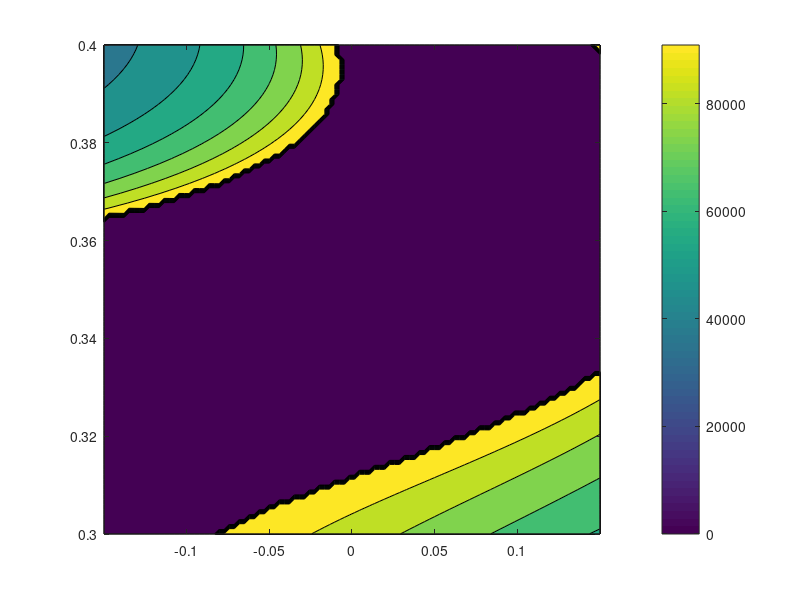
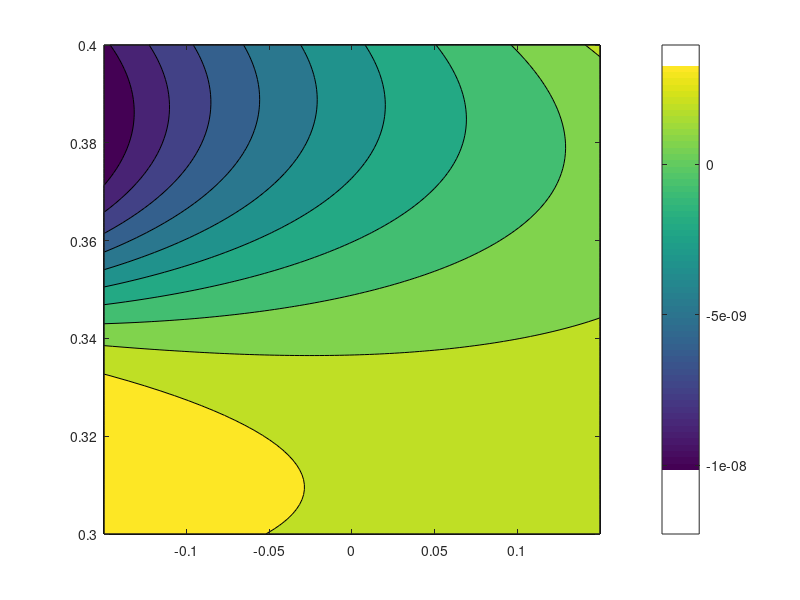

Source code (MATLAB) for these figures, in order: (Note: a time limit stopped this script after it produced the figures.)
d = 0.09;
l = 0.25;
m = 2.9;
me = 0.36;
pv = 0.02;
Jv = 6.4e-06;
J = 5.22e-02;
xs = linspace(-0.15,0.15,100);
ys = linspace(0.3,0.4,100);
xp = 0.06;
yp = 0.06;
Mfin = zeros(200);
Mnorm = zeros(100);
Determinante = zeros(100);
xpp = 0.2;
ypp = 0.2;

fv = 1;
hv = 1;
for i = 1:100
     hv = 1;
    for j = 1:100
        
x = xs(i);
y = ys(j);

p = 2*d*l + 2*x*l;
e = 2*y*l;
f = x^2 + d^2 + y^2 + 2*x*d;
a = -2*d*l + 2*x*l;
b = +2*y*l;
c = x^2 + d^2 + y^2 - 2*x*d;

theta1 = 2*atan2(e + sqrt(p^2 + e^2 -f^2), p +f);
theta2 = 2*atan2(b - sqrt(a^2 + b^2 -c^2), a +c);
   if (theta2) < -deg2rad(200)
       theta2 = theta2 + 2*pi;
   end           
   
   N21 = -l*sin(theta1)*(x+d-l*cos(theta1)) + l*cos(theta1)*(y-l*sin(theta1));

N22 = -l*cos(theta2)*(y-l*sin(theta2))*(x+d-l*cos(theta1))/(x-d-l*cos(theta2)) + l*sin(theta2)*(x+d-l*cos(theta1));

D2 = y-l*sin(theta1) - (y-l*sin(theta2))*(x+d-l*cos(theta1))/(x-d-l*cos(theta2));

J21 = N21/D2;

J22 = N22/D2;

J11 = -(y-l*sin(theta2))/(x-d-l*cos(theta2))*(J21);

J12 = -(y-l*sin(theta2))/(x-d-l*cos(theta2))*(J22) -l*sin(theta2) + (y-l*sin(theta2))/(x-d-l*cos(theta2))*(l*cos(theta2));

J = [J11 J12; J21 J22];


theta_p = J^-1 * [xp; yp];
theta1_p = theta_p(1);
theta2_p = theta_p(2);

N21 = -l*sin(theta1)*(x+d-l*cos(theta1)) + l*cos(theta1)*(y-l*sin(theta1));

N22 = -l*cos(theta2)*(y-l*sin(theta2))*(x+d-l*cos(theta1))/(x-d-l*cos(theta2)) + l*sin(theta2)*(x+d-l*cos(theta1));

D2 = y-l*sin(theta1) - (y-l*sin(theta2))*(x+d-l*cos(theta1))/(x-d-l*cos(theta2));

J21 = N21/D2;

J22 = N22/D2;

J11 = -(y-l*sin(theta2))/(x-d-l*cos(theta2))*(J21);

J12 = -(y-l*sin(theta2))/(x-d-l*cos(theta2))*(J22) -l*sin(theta2) + (y-l*sin(theta2))/(x-d-l*cos(theta2))*(l*cos(theta2));

J = [J11 J12; J21 J22];

J_p11 = ((l*cos(theta1)*(y - l*sin(theta1)) - l*sin(theta1)*(d + x - l*cos(theta1)))*(yp - l*cos(theta2)*theta2_p))/((d - x + l*cos(theta2))*(y - l*sin(theta1) + ((y - l*sin(theta2))*(d + x - l*cos(theta1)))/(d - x + l*cos(theta2)))) - ((y - l*sin(theta2))*(l*sin(theta1)*(xp + l*sin(theta1)*theta1_p) - l*cos(theta1)*(yp - l*cos(theta1)*theta1_p) + l*sin(theta1)*(y - l*sin(theta1))*theta1_p + l*cos(theta1)*theta1_p*(d + x - l*cos(theta1))))/((d - x + l*cos(theta2))*(y - l*sin(theta1) + ((y - l*sin(theta2))*(d + x - l*cos(theta1)))/(d - x + l*cos(theta2)))) + ((xp + l*sin(theta2)*theta2_p)*(y - l*sin(theta2))*(l*cos(theta1)*(y - l*sin(theta1)) - l*sin(theta1)*(d + x - l*cos(theta1))))/((d - x + l*cos(theta2))^2*(y - l*sin(theta1) + ((y - l*sin(theta2))*(d + x - l*cos(theta1)))/(d - x + l*cos(theta2)))) - ((y - l*sin(theta2))*(l*cos(theta1)*(y - l*sin(theta1)) - l*sin(theta1)*(d + x - l*cos(theta1)))*(yp + ((xp + l*sin(theta1)*theta1_p)*(y - l*sin(theta2)))/(d - x + l*cos(theta2)) + ((yp - l*cos(theta2)*theta2_p)*(d + x - l*cos(theta1)))/(d - x + l*cos(theta2)) - l*cos(theta1)*theta1_p + ((xp + l*sin(theta2)*theta2_p)*(y - l*sin(theta2))*(d + x - l*cos(theta1)))/(d - x + l*cos(theta2))^2))/((d - x + l*cos(theta2))*(y - l*sin(theta1) + ((y - l*sin(theta2))*(d + x - l*cos(theta1)))/(d - x + l*cos(theta2)))^2);
 
 
J_p12 = ((y - l*sin(theta2))*(l*sin(theta2)*(xp + l*sin(theta1)*theta1_p) + l*cos(theta2)*theta2_p*(d + x - l*cos(theta1)) + (l*cos(theta2)*(xp + l*sin(theta1)*theta1_p)*(y - l*sin(theta2)))/(d - x + l*cos(theta2)) + (l*cos(theta2)*(yp - l*cos(theta2)*theta2_p)*(d + x - l*cos(theta1)))/(d - x + l*cos(theta2)) - (l*sin(theta2)*(y - l*sin(theta2))*theta2_p*(d + x - l*cos(theta1)))/(d - x + l*cos(theta2)) + (l*cos(theta2)*(xp + l*sin(theta2)*theta2_p)*(y - l*sin(theta2))*(d + x - l*cos(theta1)))/(d - x + l*cos(theta2))^2))/((d - x + l*cos(theta2))*(y - l*sin(theta1) + ((y - l*sin(theta2))*(d + x - l*cos(theta1)))/(d - x + l*cos(theta2)))) - l*cos(theta2)*theta2_p - (l*cos(theta2)*(yp - l*cos(theta2)*theta2_p))/(d - x + l*cos(theta2)) + ((l*sin(theta2)*(d + x - l*cos(theta1)) + (l*cos(theta2)*(y - l*sin(theta2))*(d + x - l*cos(theta1)))/(d - x + l*cos(theta2)))*(yp - l*cos(theta2)*theta2_p))/((d - x + l*cos(theta2))*(y - l*sin(theta1) + ((y - l*sin(theta2))*(d + x - l*cos(theta1)))/(d - x + l*cos(theta2)))) - (l*cos(theta2)*(xp + l*sin(theta2)*theta2_p)*(y - l*sin(theta2)))/(d - x + l*cos(theta2))^2 + ((xp + l*sin(theta2)*theta2_p)*(l*sin(theta2)*(d + x - l*cos(theta1)) + (l*cos(theta2)*(y - l*sin(theta2))*(d + x - l*cos(theta1)))/(d - x + l*cos(theta2)))*(y - l*sin(theta2)))/((d - x + l*cos(theta2))^2*(y - l*sin(theta1) + ((y - l*sin(theta2))*(d + x - l*cos(theta1)))/(d - x + l*cos(theta2)))) - ((l*sin(theta2)*(d + x - l*cos(theta1)) + (l*cos(theta2)*(y - l*sin(theta2))*(d + x - l*cos(theta1)))/(d - x + l*cos(theta2)))*(y - l*sin(theta2))*(yp + ((xp + l*sin(theta1)*theta1_p)*(y - l*sin(theta2)))/(d - x + l*cos(theta2)) + ((yp - l*cos(theta2)*theta2_p)*(d + x - l*cos(theta1)))/(d - x + l*cos(theta2)) - l*cos(theta1)*theta1_p + ((xp + l*sin(theta2)*theta2_p)*(y - l*sin(theta2))*(d + x - l*cos(theta1)))/(d - x + l*cos(theta2))^2))/((d - x + l*cos(theta2))*(y - l*sin(theta1) + ((y - l*sin(theta2))*(d + x - l*cos(theta1)))/(d - x + l*cos(theta2)))^2) + (l*sin(theta2)*(y - l*sin(theta2))*theta2_p)/(d - x + l*cos(theta2));
 
 
J_p21 = - (l*sin(theta1)*(xp + l*sin(theta1)*theta1_p) - l*cos(theta1)*(yp - l*cos(theta1)*theta1_p) + l*sin(theta1)*(y - l*sin(theta1))*theta1_p + l*cos(theta1)*theta1_p*(d + x - l*cos(theta1)))/(y - l*sin(theta1) + ((y - l*sin(theta2))*(d + x - l*cos(theta1)))/(d - x + l*cos(theta2))) - ((l*cos(theta1)*(y - l*sin(theta1)) - l*sin(theta1)*(d + x - l*cos(theta1)))*(yp + ((xp + l*sin(theta1)*theta1_p)*(y - l*sin(theta2)))/(d - x + l*cos(theta2)) + ((yp - l*cos(theta2)*theta2_p)*(d + x - l*cos(theta1)))/(d - x + l*cos(theta2)) - l*cos(theta1)*theta1_p + ((xp + l*sin(theta2)*theta2_p)*(y - l*sin(theta2))*(d + x - l*cos(theta1)))/(d - x + l*cos(theta2))^2))/(y - l*sin(theta1) + ((y - l*sin(theta2))*(d + x - l*cos(theta1)))/(d - x + l*cos(theta2)))^2;
 
 
J_p22 = (l*sin(theta2)*(xp + l*sin(theta1)*theta1_p) + l*cos(theta2)*theta2_p*(d + x - l*cos(theta1)) + (l*cos(theta2)*(xp + l*sin(theta1)*theta1_p)*(y - l*sin(theta2)))/(d - x + l*cos(theta2)) + (l*cos(theta2)*(yp - l*cos(theta2)*theta2_p)*(d + x - l*cos(theta1)))/(d - x + l*cos(theta2)) - (l*sin(theta2)*(y - l*sin(theta2))*theta2_p*(d + x - l*cos(theta1)))/(d - x + l*cos(theta2)) + (l*cos(theta2)*(xp + l*sin(theta2)*theta2_p)*(y - l*sin(theta2))*(d + x - l*cos(theta1)))/(d - x + l*cos(theta2))^2)/(y - l*sin(theta1) + ((y - l*sin(theta2))*(d + x - l*cos(theta1)))/(d - x + l*cos(theta2))) - ((l*sin(theta2)*(d + x - l*cos(theta1)) + (l*cos(theta2)*(y - l*sin(theta2))*(d + x - l*cos(theta1)))/(d - x + l*cos(theta2)))*(yp + ((xp + l*sin(theta1)*theta1_p)*(y - l*sin(theta2)))/(d - x + l*cos(theta2)) + ((yp - l*cos(theta2)*theta2_p)*(d + x - l*cos(theta1)))/(d - x + l*cos(theta2)) - l*cos(theta1)*theta1_p + ((xp + l*sin(theta2)*theta2_p)*(y - l*sin(theta2))*(d + x - l*cos(theta1)))/(d - x + l*cos(theta2))^2))/(y - l*sin(theta1) + ((y - l*sin(theta2))*(d + x - l*cos(theta1)))/(d - x + l*cos(theta2)))^2;
 

J_p = [J_p11, J_p12
    J_p21, J_p22];
     
Theta_pp = (inv(J))*([xpp; ypp] - J_p*[theta1_p; theta2_p]);

theta1_pp = Theta_pp(1,1);
theta2_pp = Theta_pp(2,1);

   
A1 = cos(theta1)*theta1_p^2 + sin(theta1)*theta1_pp;
A2 = cos(theta2)*theta2_p^2 + sin(theta2)*theta2_pp;
B1 = -sin(theta1)*theta1_p^2 + cos(theta1)*theta1_pp;
B2 = -sin(theta2)*theta2_p^2 + cos(theta2)*theta2_pp;


theta3 = 2*atan((sin(theta2) - sin(theta1) + ((cos(theta2) - cos(theta1) + 18/25)^2 - ((cos(theta2) - cos(theta1) + 18/25)^2/2 +...
    (sin(theta1) - sin(theta2))^2/2)^2 + (sin(theta1) - sin(theta2))^2)^(1/2))/(cos(theta2) - cos(theta1) +...
    (cos(theta2) - cos(theta1) + 18/25)^2/2 + (sin(theta1) - sin(theta2))^2/2 + 18/25));

theta4 = -2*atan((sin(theta2) - sin(theta1) + ((cos(theta2) - cos(theta1) + 18/25)^2 - ((cos(theta2) - cos(theta1) + 18/25)^2/2 + (sin(theta1) -...
    sin(theta2))^2/2)^2 + (sin(theta1) - sin(theta2))^2)^(1/2))/(cos(theta1) - cos(theta2) + (cos(theta2) - cos(theta1) + 18/25)^2/2 +...
    (sin(theta1) -sin(theta2))^2/2 - 18/25));

N13 = cos(theta4)/sin(theta4)*sin(theta1)-cos(theta1);
N23 = cos(theta2)-cos(theta4)/sin(theta4)*sin(theta2);
D13 = cos(theta3)-cos(theta4)/sin(theta4)*sin(theta3);

theta3_p = (theta1_p*(N13)+theta2_p*(N23))/D13;

N21 = sin(theta1)*(cos(theta3)/sin(theta3) - cos(theta4)/sin(theta4)) +...
    cos(theta4)/sin(theta4)*sin(theta1) - cos(theta1);
N22 = -sin(theta2)*(cos(theta3)/sin(theta3) - cos(theta4)/sin(theta4)) -...
    cos(theta4)/sin(theta4)*sin(theta2) + cos(theta2);
D2 = sin(theta4)*(cos(theta3)/sin(theta3) - cos(theta4)/sin(theta4));

theta4_p = theta1_p*(N21/D2)+ theta2_p*(N22/D2);

J34 = [N13/D13, N23/D13; N21/D2, N22/D2];

theta3_pp = (-B1 +B2 + sin(theta3)*theta3_p^2 - sin(theta4)*theta4_p^2 + cos(theta4)/sin(theta4)*(A1 - A2 + cos(theta3)*theta3_p^2 - cos(theta4)*theta4_p^2))/...
    (cos(theta3) - cos(theta4)/sin(theta4)*sin(theta3));

theta4_pp = (A1 - A2 + cos(theta3)*theta3_p^2 - cos(theta4)*theta4_p^2 + sin(theta3)*theta3_pp)/sin(theta4);

N11 = cos(theta4)/sin(theta4)*sin(theta1)-cos(theta1);
N12 = cos(theta2)-cos(theta4)/sin(theta4)*sin(theta2);
D1 = cos(theta3)-cos(theta4)/sin(theta4)*sin(theta3);

N21 = sin(theta1)*(cos(theta3)/sin(theta3) - cos(theta4)/sin(theta4)) +...
    cos(theta4)/sin(theta4)*sin(theta1) - cos(theta1);
N22 = -sin(theta2)*(cos(theta3)/sin(theta3) - cos(theta4)/sin(theta4)) -...
    cos(theta4)/sin(theta4)*sin(theta2) + cos(theta2);
D2 = sin(theta4)*(cos(theta3)/sin(theta3) - cos(theta4)/sin(theta4));

N11p =  (-1)/(sin(theta4)^2)*theta4_p*sin(theta1) + cos(theta4)/sin(theta4)*cos(theta1)*theta1_p + sin(theta1)*theta1_p;

N12p = -(-1)/(sin(theta4)^2)*theta4_p*sin(theta2) - cos(theta4)/sin(theta4)*cos(theta2)*theta2_p - sin(theta2)*theta2_p;

D1p = -sin(theta3)*theta3_p -(-1)/(sin(theta4)^2)*theta4_p*sin(theta3) - cos(theta4)/sin(theta4)*cos(theta3)*theta3_p;

N21p = cos(theta1)*theta1_p*(cos(theta3)/sin(theta3) - cos(theta4)/sin(theta4)) + sin(theta1)*((-1)/(sin(theta3)^2)*theta3_p + 1/(sin(theta4)^2)*theta4_p) + ...
    (-1)/(sin(theta4)^2)*theta4_p*sin(theta1) + cos(theta4)/sin(theta4)*cos(theta1)*theta1_p + sin(theta1)*theta1_p;

N22p = -cos(theta2)*theta2_p*(cos(theta3)/sin(theta3) - cos(theta4)/sin(theta4)) - sin(theta2)*((-1)/(sin(theta3)^2)*theta3_p + 1/(sin(theta4)^2)*theta4_p) - ...
    (-1)/(sin(theta4)^2)*theta4_p*sin(theta2) - cos(theta4)/sin(theta4)*cos(theta2)*theta2_p - sin(theta2)*theta2_p;

D2p = cos(theta4)*theta4_p*(cos(theta3)/sin(theta3) - cos(theta4)/sin(theta4)) + sin(theta4)*((-1)/(sin(theta3)^2)*theta3_p + 1/(sin(theta4)^2)*theta4_p);

J34p = [(N11p*D1 - N11*D1p)/(D1^2), (N12p*D1 - N12*D1p)/(D1^2);(N21p*D2 - N21*D2p)/(D2^2), (N22p*D2 - N22*D2p)/(D2^2)];

J1 = [-0.5*l*sin(theta1), 0;
        0.5*l*cos(theta1), 0]; 
J1p = [-0.5*l*cos(theta1)*theta1_p, 0;
       -0.5*l*sin(theta1)*theta1_p, 0];

J2 = [0, -0.5*l*sin(theta2);
       0,  0.5*l*cos(theta2)]; 
J2p = [0, -0.5*l*cos(theta2)*theta2_p;
       0, -0.5*l*sin(theta2)*theta2_p];

J3 = [ -l*(sin(theta1)+0.5*sin(theta3)*J34(1,1)), -l*(0.5*sin(theta3)*J34(1,2));
        l*(cos(theta1)+0.5*cos(theta3)*J34(1,1)),  l*(0.5*cos(theta3)*J34(1,2))];
J3p = [ -l*(cos(theta1)*theta1_p+0.5*cos(theta3)*theta3_p*J34(1,1)+0.5*sin(theta3)*J34p(1,1)), -l*(0.5*cos(theta3)*theta3_p*J34(1,2)+0.5*sin(theta3)*J34p(1,2));
        l*(-sin(theta1)*theta1_p-0.5*sin(theta3)*theta3_p*J34(1,1)+0.5*cos(theta3)*J34p(1,1)), l*(-0.5*sin(theta3)*theta3_p*J34(1,2)+0.5*cos(theta3)*J34p(1,2))];

J4 = [ -l*0.5*sin(theta4)*J34(2,1), -l*(sin(theta2)+0.5*sin(theta4)*J34(2,2));
         l*0.5*cos(theta4)*J34(2,1),  l*(cos(theta2)+0.5*cos(theta4)*J34(2,2))];
J4p = [ -l*(0.5*cos(theta4)*theta4_p*J34(2,1)+0.5*sin(theta4)*J34p(2,1)), -l*(cos(theta2)*theta2_p+0.5*cos(theta4)*theta4_p*J34(2,2)+0.5*sin(theta4)*J34p(2,2));
        l*(-0.5*sin(theta4)*theta4_p*J34(2,1)+0.5*cos(theta4)*J34p(2,1)), l*(-sin(theta2)*theta2_p-0.5*sin(theta4)*theta4_p*J34(2,2)+0.5*cos(theta4)*J34p(2,2))];

JE = [ -l*(sin(theta1)+sin(theta3)*J34(1,1)), -l*(sin(theta3)*J34(1,2));
        l*(cos(theta1)+cos(theta3)*J34(1,1)),  l*(cos(theta3)*J34(1,2))];
JEp = [ -l*(cos(theta1)*theta1_p+cos(theta3)*theta3_p*J34(1,1)+sin(theta3)*J34p(1,1)), -l*(cos(theta3)*theta3_p*J34(1,2)+sin(theta3)*J34p(1,2));
        l*(-sin(theta1)*theta1_p-sin(theta3)*theta3_p*J34(1,1)+cos(theta3)*J34p(1,1)), l*(-sin(theta3)*theta3_p*J34(1,2)+cos(theta3)*J34p(1,2))];
  
  
M = (J*eye(2) + m*(J1')*J1 + m*(J2')*J2 + J*(J34')*J34 + m*(J3')*J3 + m*(J4')*J4 + me*(JE')*JE);
K = (m*(J1')*J1p + m*(J2')*J2p + J*(J34')*J34p + m*(J3')*J3p + m*(J4')*J4p + me*(JE')*JEp);
Jm = [1.7e-05, 0; 0, 1.7e-05];
Jtrasm = [1/64, 0; 0, 1/64];
Thetam_pp = Jtrasm^-1*[theta1_pp; theta2_pp];
Thetam_p = Jtrasm^-1*[theta1_p; theta2_p];


Mm = (Jtrasm'*M*Jtrasm + Jm);
Mnorm(i,j) = norm((Mm)^-1);
Determinante(i,j) = det(Mm);
Km = (Jtrasm'*K*Jtrasm);
Cm = Mm*Thetam_pp  +  Km*Thetam_p;

% Mm_ = Jm;
% DMm = Mm-Jm;
% D = DMm*Thetam_pp + Km*Thetam_p;
% Aol = [zeros(2,2) eye(2,2); zeros(2,2), zeros(2,2)];
% Bt = [zeros(2,2); Mm_^-1];
% Acl = Aol - Bt*[Kp Kd];

 Mfin(fv:fv+1,hv:hv+1) = Mm;
     hv = hv+2;
    end
     fv = fv+2;
end
Maxnorm = max(Mnorm)
Minnorm = min(Mnorm)
Mnorm(Mnorm>10^5) = -1;
[xsgrid, ysgrid] = meshgrid(xs,ys);
contourf(xsgrid,ysgrid,Mnorm);
colorbar
figure
contourf(xsgrid,ysgrid,Determinante);
colorbar


% for i=1:200
%     for j = 1:200
%         Mset = Mfin(i:i+1, j:j+1);
%         if chol(Mset)
%            
%         else
%             formatSpec = 'True';
%            fprintf(formatSpec)
%         end
%         j = j+2;
%     end
%     i = i+2;
% end
%         
